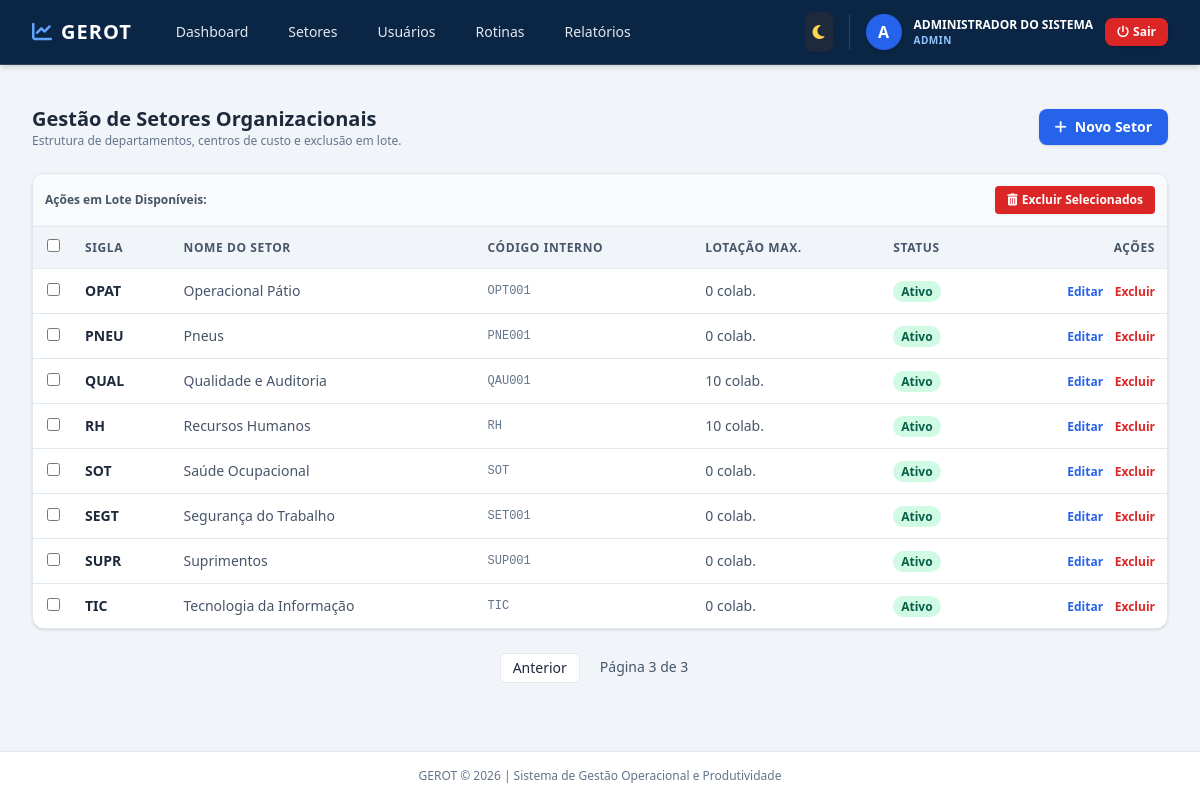
Screenshot of /admin/setores?page=3 (signed in) with the database file from the repository.
### app/models/usuario.py (models this page shows, shortened)
class Usuario(UserMixin, db.Model):
    __tablename__ = 'usuarios'
    id = db.Column(db.Integer, primary_key=True)
    username = db.Column(db.String(64), unique=True, nullable=False, index=True)
    email = db.Column(db.String(120), unique=True, nullable=False, index=True)
    password_hash = db.Column(db.String(256))
    role = db.Column(db.String(20), default='operador', nullable=False)
    ativo = db.Column(db.Boolean, default=False)
    nome_completo = db.Column(db.String(150), nullable=False)
    cpf = db.Column(db.String(14), unique=True, nullable=False)
    rg_numero = db.Column(db.String(20))
    rg_orgao_emissor = db.Column(db.String(20))
    rg_uf = db.Column(db.String(2))
    data_nascimento = db.Column(db.Date)
    sexo = db.Column(db.String(20))
    estado_civil = db.Column(db.String(20))
    telefone_principal = db.Column(db.String(20))
    logradouro = db.Column(db.String(150))
    numero_endereco = db.Column(db.String(20))
    bairro = db.Column(db.String(100))
    cidade = db.Column(db.String(100))
    uf_endereco = db.Column(db.String(2))
    cep = db.Column(db.String(10))
    matricula = db.Column(db.String(50), unique=True, nullable=True)
    cargo = db.Column(db.String(100))
    funcao = db.Column(db.String(100))
    setor_id = db.Column(db.Integer, db.ForeignKey('setores.id'), nullable=False)
    setores_secundarios = db.relationship(
        'Setor',
        secondary=usuario_setores_secundarios,
        backref=db.backref('coordenadores_secundarios', lazy='dynamic')
    )
    tipo_vinculo = db.Column(db.String(50))
    data_admissao = db.Column(db.Date)
    data_cadastro = db.Column(db.DateTime, default=datetime.utcnow)
    ultimo_login = db.Column(db.DateTime)
    status_cadastro = db.Column(db.String(20), default='incompleto')
    cadastrado_por_id = db.Column(db.Integer, db.ForeignKey('usuarios.id'), nullable=True)
    cadastrador = db.relationship('Usuario', remote_side=[id], backref='usuarios_cadastrados')
    lancamentos = db.relationship('Lancamento', backref='autor', lazy='dynamic', foreign_keys='Lancamento.usuario_id')
    correcoes_aprovadas = db.relationship('Lancamento', backref='aprovador', lazy='dynamic', foreign_keys='Lancamento.correcao_aprovada_por')
    @property
    def is_admin(self):
        return self.role == 'admin'

### app/models/setor.py (models this page shows, shortened)
class Setor(db.Model):
    __tablename__ = 'setores'
    id = db.Column(db.Integer, primary_key=True)
    nome = db.Column(db.String(100), unique=True, nullable=False, index=True)
    sigla = db.Column(db.String(20), unique=True, nullable=False)
    codigo_interno = db.Column(db.String(50), unique=True, nullable=False)
    data_criacao_sistema = db.Column(db.DateTime, default=datetime.utcnow)
    ativo = db.Column(db.Boolean, default=True)
    hierarquia_pai_id = db.Column(db.Integer, db.ForeignKey('setores.id'), nullable=True)
    responsavel_id = db.Column(db.Integer, db.ForeignKey('usuarios.id', use_alter=True, name='fk_setor_responsavel'), nullable=True)
    substituto_id = db.Column(db.Integer, db.ForeignKey('usuarios.id', use_alter=True, name='fk_setor_substituto'), nullable=True)
    tipo_setor = db.Column(db.String(30))
    natureza_atuacao = db.Column(db.String(30))
    missao_setor = db.Column(db.Text, nullable=True)
    descricao_atividades = db.Column(db.Text, nullable=True)
    nivel_complexidade = db.Column(db.String(20), default='Média')
    nivel_repetitividade = db.Column(db.String(20), default='Média')
    limite_max_colaboradores = db.Column(db.Integer, default=0)
    cargos_permitidos = db.Column(db.Text)
    turno_operacao = db.Column(db.String(50))
    escala_trabalho = db.Column(db.String(50))
    sub_setores = db.relationship(
        'Setor',
        backref=db.backref('pai', remote_side=[id]),
        lazy='dynamic'
    )
    usuarios = db.relationship(
        'Usuario',
        backref='setor_pertencente',
        lazy='dynamic',
        foreign_keys='Usuario.setor_id',
        cascade='all, delete-orphan'
    )
    atividades = db.relationship('AtividadePadrao', backref='setor_dono', lazy='dynamic', cascade='all, delete-orphan')
    lancamentos = db.relationship('Lancamento', backref='setor_snapshot', lazy='dynamic', cascade='all, delete-orphan')

### app/views/admin.py (the view)
@admin_bp.route('/setores')
def listar_setores():
    page = request.args.get('page', 1, type=int)
    setores_pagination = Setor.query.order_by(Setor.nome.asc()).paginate(page=page, per_page=10, error_out=False)
    possiveis_gestores = Usuario.query.filter(Usuario.role.in_(['admin', 'coordenador', 'gestor'])).all()
    return render_template('admin/setores.html',
                           setores=setores_pagination.items,
                           pagination=setores_pagination,
                           usuarios=possiveis_gestores,
                           setor_edicao=None,
                           CalculoBI=CalculoBI)

### app/__init__.py (called while the page is built)
@login_manager.user_loader
def load_user(user_id):
    from app.models.usuario import Usuario
    return Usuario.query.get(int(user_id))

### app/views/admin.py (called while the page is built)
def admin_required(f):
    from functools import wraps
    @wraps(f)
    def decorated_function(*args, **kwargs):
        if not current_user.is_authenticated or not (current_user.is_admin or current_user.is_gestor):
            flash('Acesso negado. Área exclusiva para a Administração e Gestão Geral.', 'danger')
            return redirect(url_for('auth.login'))
        return f(*args, **kwargs)
    return decorated_function

@admin_bp.before_request
@login_required
@admin_required
def before_request():
    pass

### app/templates/admin/setores.html (shortened to what this page needs)
{% extends "base.html" %}
{% block content %}
<div class="space-y-6">
    <div class="flex flex-col sm:flex-row justify-between items-start sm:items-center gap-4">
        <div>
            <h2 class="text-xl font-bold text-slate-800 dark:text-slate-100">Gestão de Setores Organizacionais</h2>
            <p class="text-xs text-slate-500 dark:text-slate-400">Estrutura de departamentos, centros de custo e exclusão em lote.</p>
        </div>
        <a href="{{ url_for('admin.novo_setor') }}" class="bg-blue-600 hover:bg-blue-700 text-white px-4 py-2 rounded-lg text-sm font-semibold shadow transition flex items-center space-x-2">
            <i class="fa-solid fa-plus"></i>
            <span>Novo Setor</span>
        </a>
    </div>
    <form id="formLoteSetores" method="POST" action="{{ url_for('admin.excluir_massa_setores') }}">
        <div class="bg-white dark:bg-slate-800 rounded-xl shadow border border-slate-200 dark:border-slate-700 overflow-hidden">
            {% if current_user.is_admin or current_user.is_gestor %}
            <div class="p-3 bg-slate-50 dark:bg-slate-900 border-b border-slate-200 dark:border-slate-700 flex items-center justify-between">
                <span class="text-xs font-semibold text-slate-600 dark:text-slate-400">Ações em Lote Disponíveis:</span>
                <button type="submit" onclick="return confirm('Deseja realmente excluir todos os setores selecionados?')" class="bg-red-600 hover:bg-red-700 text-white text-xs px-3 py-1.5 rounded font-semibold transition flex items-center space-x-1 shadow-sm">
                    <i class="fa-solid fa-trash-can"></i>
                    <span>Excluir Selecionados</span>
                </button>
            </div>
            {% endif %}
            <div class="overflow-x-auto">
                <table class="w-full text-left border-collapse text-sm">
                    <thead>
                        <tr class="bg-slate-100 dark:bg-slate-900 text-slate-600 dark:text-slate-400 uppercase text-xs tracking-wider border-b border-slate-200 dark:border-slate-700">
                            {% if current_user.is_admin or current_user.is_gestor %}
                            <th class="p-3 text-center w-10">
                                <input type="checkbox" id="selectAllSetores" onclick="toggleAllSetores(this)" class="rounded text-blue-600 focus:ring-blue-500">
                            </th>
                            {% endif %}
                            <th class="p-3">Sigla</th>
                            <th class="p-3">Nome do Setor</th>
                            <th class="p-3">Código Interno</th>
                            <th class="p-3">Lotação Max.</th>
                            <th class="p-3">Status</th>
                            <th class="p-3 text-right">Ações</th>
                        </tr>
                    </thead>
                    <tbody class="divide-y divide-slate-200 dark:divide-slate-700">
                        {% if setores %}
                        {% for setor in setores %}
                        <tr class="hover:bg-slate-50 dark:hover:bg-slate-900/40 transition">
                            {% if current_user.is_admin or current_user.is_gestor %}
                            <td class="p-3 text-center">
                                {% if setor.sigla != 'ROOT' %}
                                <input type="checkbox" name="setor_ids" value="{{ setor.id }}" class="setor-checkbox rounded text-blue-600 focus:ring-blue-500">
                                {% endif %}
                            </td>
                            {% endif %}
                            <td class="p-3 font-bold text-slate-800 dark:text-slate-100">{{ setor.sigla }}</td>
                            <td class="p-3 text-slate-600 dark:text-slate-300">{{ setor.nome }}</td>
                            <td class="p-3 text-slate-500 font-mono text-xs">{{ setor.codigo_interno or '-' }}</td>
                            <td class="p-3 text-slate-600 dark:text-slate-300">{{ setor.limite_max_colaboradores }} colab.</td>
                            <td class="p-3">
                                {% if setor.ativo %}
                                <span class="px-2 py-0.5 bg-emerald-100 text-emerald-800 dark:bg-emerald-900/40 dark:text-emerald-300 rounded-full text-xs font-semibold">Ativo</span>
                                {% else %}
                                <span class="px-2 py-0.5 bg-red-100 text-red-800 dark:bg-red-900/40 dark:text-red-300 rounded-full text-xs font-semibold">Inativo</span>
                                {% endif %}
                            </td>
                            <td class="p-3 text-right space-x-2">
                                <a href="{{ url_for('admin.editar_setor', id=setor.id) }}" class="text-blue-600 hover:text-blue-800 dark:text-blue-400 font-semibold text-xs">Editar</a>
                                {% if setor.sigla != 'ROOT' %}
                                <button type="submit" form="singleDeleteSetor_{{ setor.id }}" class="text-red-600 hover:text-red-800 text-xs font-semibold">Excluir</button>
                                {% endif %}
                            </td>
                        </tr>
                        {% endfor %}
                        {% else %}
                        <tr>
                            <td colspan="7" class="p-6 text-center text-slate-500">Nenhum setor cadastrado.</td>
                        </tr>
                        {% endif %}
                    </tbody>
                </table>
            </div>
        </div>
    </form>
    {% if pagination and pagination.pages > 1 %}
    <div class="flex justify-center space-x-2">
        {% if pagination.has_prev %}
        <a href="{{ url_for('admin.listar_setores', page=pagination.prev_num) }}" class="px-3 py-1 bg-white dark:bg-slate-800 border rounded text-sm">Anterior</a>
        {% endif %}
        <span class="px-3 py-1 text-sm text-slate-600 dark:text-slate-400">Página {{ pagination.page }} de {{ pagination.pages }}</span>
    </div>
    {% endif %}
</div>
{% endblock %}

### app/templates/base.html (shortened to what this page needs)
<!DOCTYPE html>
<html lang="pt-BR" class="h-full">
<head>
    <script src="https://cdn.tailwindcss.com"></script>
    <link rel="stylesheet" href="https://cdnjs.cloudflare.com/ajax/libs/font-awesome/6.4.0/css/all.min.css">
</head>
<body class="h-full bg-slate-100 dark:bg-slate-900 text-slate-800 dark:text-slate-100 flex flex-col transition-colors duration-200">
    <nav class="bg-primary shadow-md border-b border-slate-700">
        <div class="max-w-7xl mx-auto px-4 sm:px-6 lg:px-8">
            <div class="flex justify-between h-16">
                <div class="flex items-center space-x-8">
                    <a href="{{ url_for('index') }}" class="flex items-center space-x-2 text-white font-bold text-xl tracking-wider">
                        <i class="fa-solid fa-chart-line text-blue-400"></i>
                        <span>GEROT</span>
                    </a>
                    {% if current_user.is_authenticated %}
                    <div class="hidden md:flex space-x-4">
                        {% if current_user.is_admin or current_user.is_gestor or current_user.is_coordenador %}
                        <a href="{{ url_for('gestao.dashboard') }}" class="text-slate-200 hover:text-white px-3 py-2 rounded-md text-sm font-medium transition">Dashboard</a>
                        <a href="{{ url_for('admin.listar_setores') }}" class="text-slate-200 hover:text-white px-3 py-2 rounded-md text-sm font-medium transition">Setores</a>
                        <a href="{{ url_for('admin.listar_usuarios') }}" class="text-slate-200 hover:text-white px-3 py-2 rounded-md text-sm font-medium transition">Usuários</a>
                        <a href="{{ url_for('gestao.listar_atividades') }}" class="text-slate-200 hover:text-white px-3 py-2 rounded-md text-sm font-medium transition">Rotinas</a>
                        <a href="{{ url_for('relatorios.index') }}" class="text-slate-200 hover:text-white px-3 py-2 rounded-md text-sm font-medium transition">Relatórios</a>
                        {% endif %}
                    </div>
                    {% endif %}
                </div>
                <div class="flex items-center space-x-4">
                    <button id="theme-toggle" type="button" class="text-slate-300 hover:text-white bg-slate-800 p-2 rounded-lg focus:outline-none transition shadow-sm cursor-pointer" title="Alternar Visualização Dia/Noite">
                        <i id="theme-toggle-dark-icon" class="fa-solid fa-moon hidden text-amber-300"></i>
                    </button>
                    {% if current_user.is_authenticated %}
                    <div class="flex items-center space-x-3 border-l border-slate-700 pl-4">
                        <div class="w-9 h-9 rounded-full bg-blue-600 text-white flex items-center justify-center font-bold shadow">
                            {{ current_user.nome_completo[0]|upper }}
                        </div>
                        <div class="hidden lg:block text-left">
                            <span class="block text-xs font-semibold text-white">{{ current_user.nome_completo }}</span>
                            <span class="block text-[10px] uppercase tracking-wider text-blue-300 font-bold">{{ current_user.role }}</span>
                        </div>
                        <a href="{{ url_for('auth.logout') }}" class="bg-red-600 hover:bg-red-700 text-white px-3 py-1.5 rounded-lg text-xs font-semibold shadow transition flex items-center space-x-1">
                            <i class="fa-solid fa-power-off"></i>
                            <span class="hidden sm:inline">Sair</span>
                        </a>
                    </div>
                    {% else %}
                    <a href="{{ url_for('auth.login') }}" class="bg-blue-600 hover:bg-blue-700 text-white px-4 py-2 rounded-lg text-sm font-semibold shadow transition">Entrar</a>
                    {% endif %}
                </div>
            </div>
        </div>
    </nav>
    <main class="flex-1 max-w-7xl w-full mx-auto px-4 sm:px-6 lg:px-8 py-6">
        {% block content %}{% endblock %}
    </main>
    <footer class="bg-white dark:bg-slate-800 border-t border-slate-200 dark:border-slate-700 py-4 text-center text-xs text-slate-500 dark:text-slate-400">
        GEROT © 2026 | Sistema de Gestão Operacional e Produtividade
    </footer>
</body>
</html>

### rows the page displays
Usuario: nome_completo "A", nome_completo "ADMINISTRADOR DO SISTEMA", role "ADMIN"
Setor: sigla "OPAT", nome "Operacional Pátio", codigo_interno "OPT001", limite_max_colaboradores "0", ativo "Ativo"
Setor: sigla "PNEU", nome "Pneus", codigo_interno "PNE001", limite_max_colaboradores "0", ativo "Ativo"
Setor: sigla "QUAL", nome "Qualidade e Auditoria", codigo_interno "QAU001", limite_max_colaboradores "10", ativo "Ativo"
Setor: sigla "RH", nome "Recursos Humanos", codigo_interno "RH", limite_max_colaboradores "10", ativo "Ativo"
Setor: sigla "SOT", nome "Saúde Ocupacional", codigo_interno "SOT", limite_max_colaboradores "0", ativo "Ativo"
Setor: sigla "SEGT", nome "Segurança do Trabalho", codigo_interno "SET001", limite_max_colaboradores "0", ativo "Ativo"
Setor: sigla "SUPR", nome "Suprimentos", codigo_interno "SUP001", limite_max_colaboradores "0", ativo "Ativo"
Setor: sigla "TIC", nome "Tecnologia da Informação", codigo_interno "TIC", limite_max_colaboradores "0", ativo "Ativo"

### other values shown
{{ pagination.page }} "3"
{{ pagination.pages }} "3"
